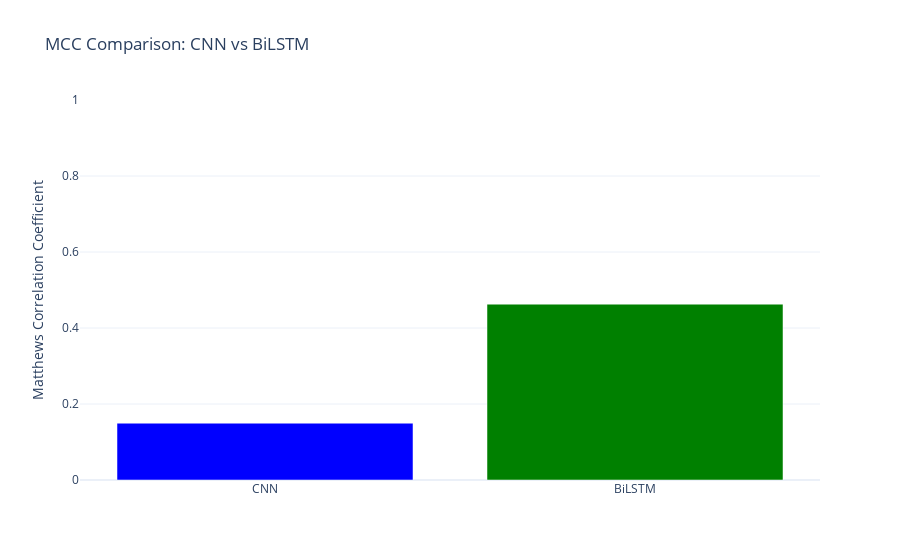

The notebook cell this image was saved under:
### Code cell
import plotly.graph_objects as go

# MCC values
models = ['CNN', 'BiLSTM']
mcc_scores = [cnn_mcc, bilstm_mcc]

# Create plot
fig = go.Figure(data=[
    go.Bar(name='MCC', x=models, y=mcc_scores, marker_color=['blue', 'green'])
])

fig.update_layout(
    title='MCC Comparison: CNN vs BiLSTM',
    yaxis_title='Matthews Correlation Coefficient',
    yaxis=dict(range=[0, 1]),
    template='plotly_white'
)

fig.show()

### Figure 1 — Plotly figure (JSON) as saved in the notebook; plotly's stock layout.template omitted (floating-point values rounded to 4 significant figures)
{"data": [{"marker": {"color": ["blue", "green"]}, "name": "MCC", "type": "bar", "x": ["CNN", "BiLSTM"], "y": [0.1495, 0.4627]}], "layout": {"title": {"text": "MCC Comparison: CNN vs BiLSTM"}, "yaxis": {"range": [0, 1], "title": {"text": "Matthews Correlation Coefficient"}}}}
